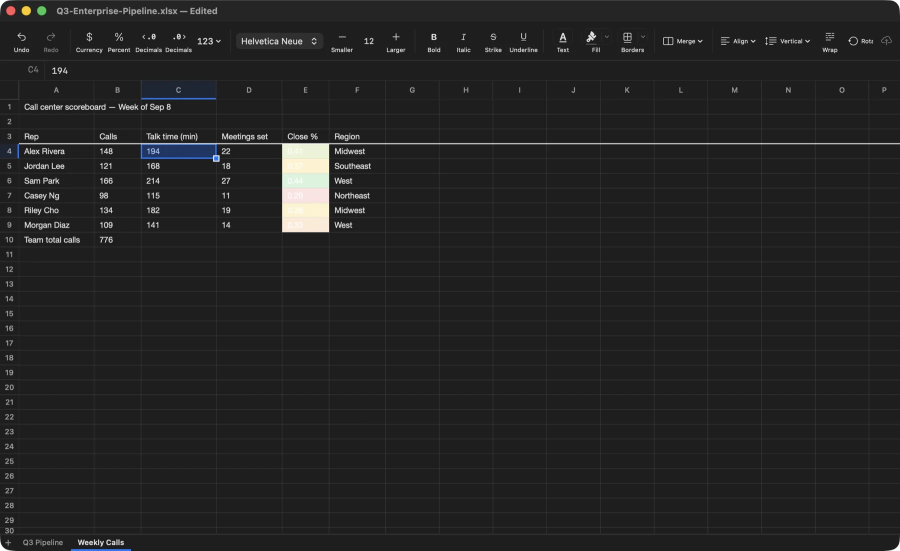
#> input picture web/images/feature-calls.webp, 1800 x 1101 px (shown at 1/2 size)
$ python compose.py ../../web/images/feature-calls.webp out.png
#> lines starting #> are read from the running program, lines starting #| are printed output that depends on the picture
"""Puts a window capture on a dark backdrop at 2880 x 1800, RGB, no alpha.

Capture the window without its shadow (`screencapture -o -l WINDOW_ID raw.png`), then:

    /usr/bin/python3 compose.py RAW.png OUT.png

The test window sits behind other windows while it is captured, so its close, minimize and
zoom buttons are grey. They are drawn in their normal colors, and a soft shadow is added.
"""

import sys

from PIL import Image, ImageDraw, ImageFilter

W, H = 2880, 1800
MARGIN = 110
# Button circles in a 2x capture: 28 px across, centers 46 px apart, top at 18 px.
BUTTONS = [
    ((255, 95, 87), (224, 68, 62)),
    ((254, 188, 46), (222, 161, 35)),
    ((40, 200, 64), (26, 171, 41)),
]


def paint_buttons(win: Image.Image) -> None:
    ss = 4
    for i, (fill, edge) in enumerate(BUTTONS):
        x0, y0, d = 18 + 46 * i, 18, 28
        patch = Image.new("RGBA", (d * ss, d * ss), (0, 0, 0, 0))
        draw = ImageDraw.Draw(patch)
        draw.ellipse((0, 0, d * ss - 1, d * ss - 1), fill=edge)
        draw.ellipse((ss, ss, d * ss - 1 - ss, d * ss - 1 - ss), fill=fill)
        patch = patch.resize((d, d), Image.LANCZOS)
        # Clear the grey circle first so its edge does not show around the new one.
        bg = win.getpixel((x0 + d + 6, y0 + d // 2))
        ImageDraw.Draw(win).ellipse((x0 - 1, y0 - 1, x0 + d, y0 + d), fill=bg)
        win.alpha_composite(patch, (x0, y0))


def main() -> None:
    win = Image.open(sys.argv[1]).convert("RGBA")
#> win is the input picture: PIL image 1800x1101 RGBA; mean R, G, B, A 35.3, 35.4, 35.4, 254.9
    # With Settings in front, the document window's buttons are grey, as on a real Mac.
    if "--keep-buttons" not in sys.argv:
        paint_buttons(win)
#> the loop in paint_buttons, `for i, (fill, edge) in enumerate(BUTTONS):` made 3 passes
#> bg on passes 1 to 3: (42, 38, 19, 255), (37, 37, 37, 255), (37, 37, 37, 255)
#> pass 1, in paint_buttons, `patch = patch.resize((d, d), Image.LANCZOS)`:
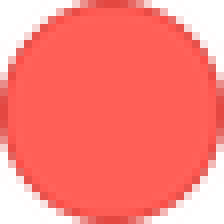
#> patch: PIL image 28x28 RGBA (shown 8 times larger); mean R, G, B, A 220.3, 80, 73.1, 199.8; transparent parts drawn white
#> pass 3, in paint_buttons, `patch = patch.resize((d, d), Image.LANCZOS)`:
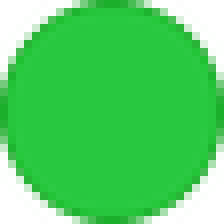
#> patch: PIL image 28x28 RGBA (shown 8 times larger); mean R, G, B, A 31.6, 172, 50.8, 199.8; transparent parts drawn white

    canvas = Image.new("RGB", (W, H))
#> canvas: PIL image 2880x1800 RGB; every value is 0
    top, bottom = (17, 20, 26), (27, 31, 39)
    for y in range(H):
        t = y / (H - 1)
        canvas.paste(tuple(round(a + (b - a) * t) for a, b in zip(top, bottom)), (0, y, W, y + 1))
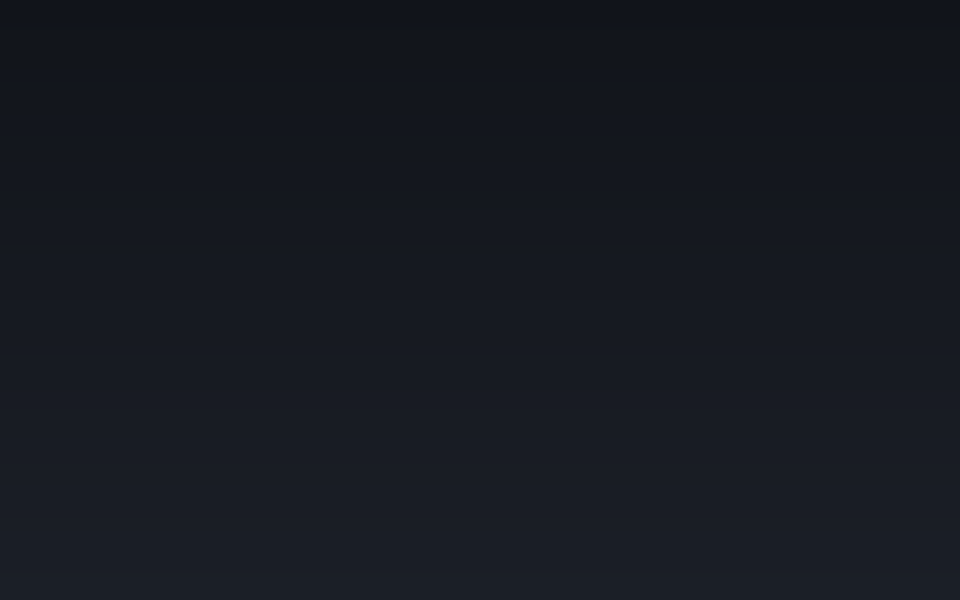
#> canvas: PIL image 2880x1800 RGB (shown at 1/3 size); mean R, G, B 22, 25.5, 32.5

    scale = min((W - 2 * MARGIN) / win.width, (H - 2 * MARGIN) / win.height)
#> scale = 1.44
    win = win.resize((round(win.width * scale), round(win.height * scale)), Image.LANCZOS)
#> win: PIL image 2583x1580 RGBA
    x, y = (W - win.width) // 2, (H - win.height) // 2
#> x = 148; y = 110

    shadow = Image.new("RGBA", (W, H), (0, 0, 0, 0))
#> shadow: PIL image 2880x1800 RGBA; every value is 0
    alpha = win.getchannel("A").point(lambda a: a * 0.55)
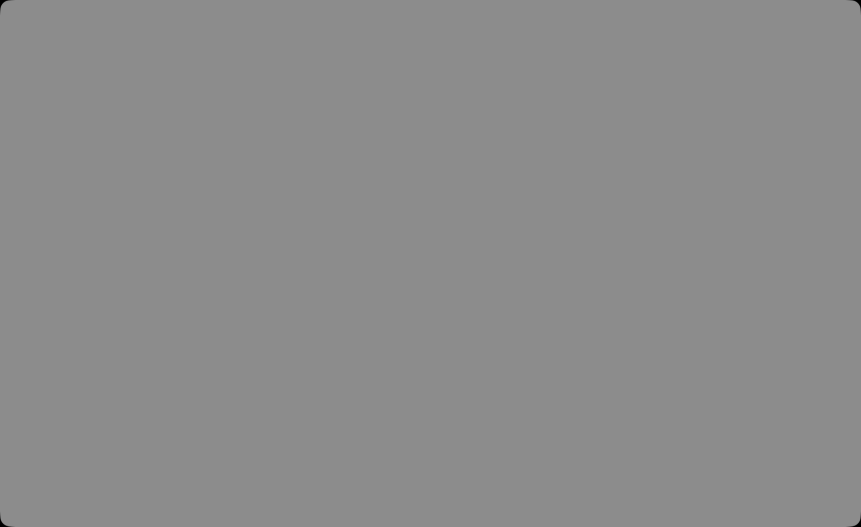
#> alpha: PIL image 2583x1580 L (shown at 1/3 size); min 0, max 140, mean 140
    shadow.paste((0, 0, 0, 255), (x, y + 24), alpha)
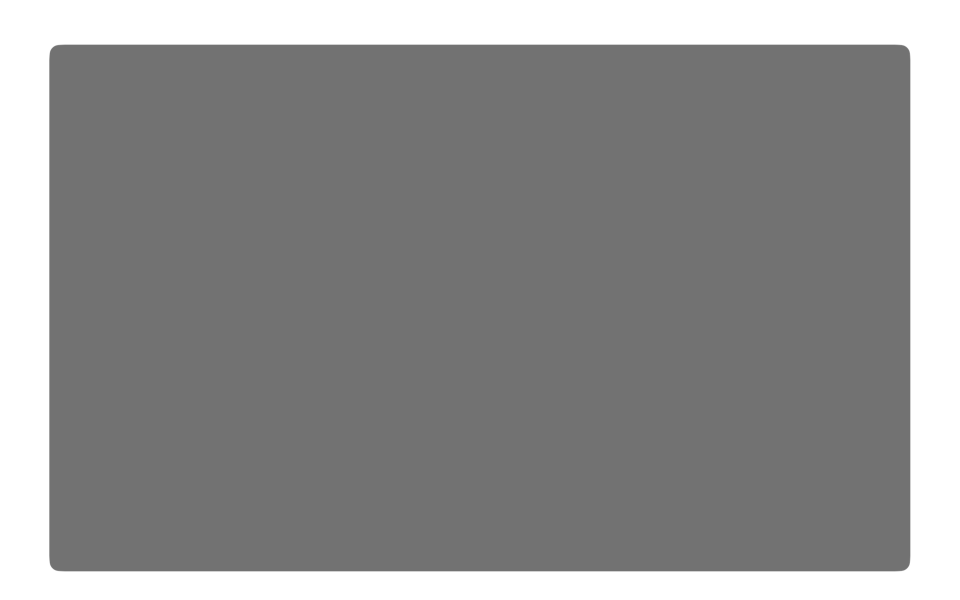
#> shadow: PIL image 2880x1800 RGBA (shown at 1/3 size); mean R, G, B, A 0, 0, 0, 110.2; transparent parts drawn white
    shadow = shadow.filter(ImageFilter.GaussianBlur(40))
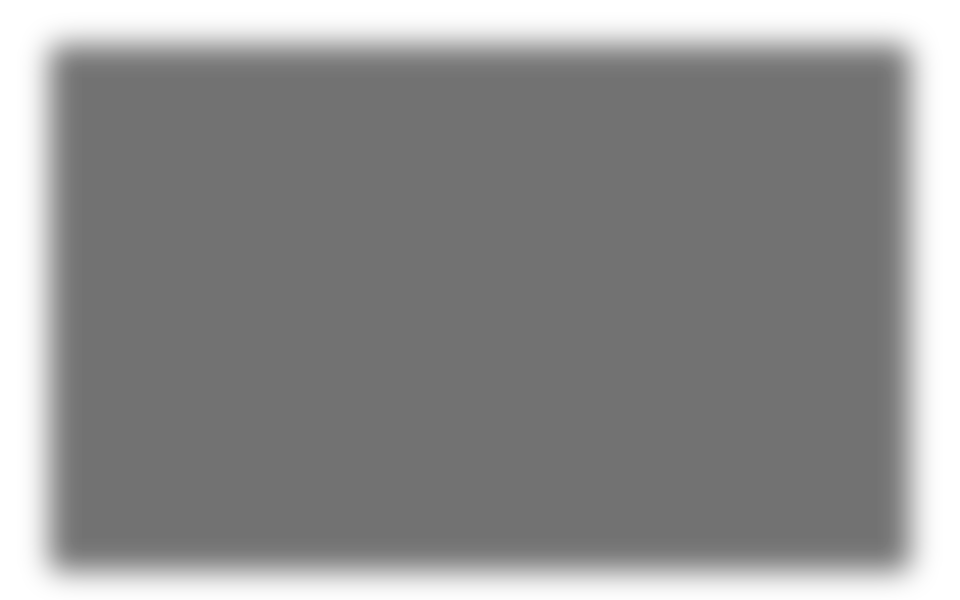
#> shadow: PIL image 2880x1800 RGBA (shown at 1/3 size); mean R, G, B, A 0, 0, 0, 110.2; transparent parts drawn white
    canvas.paste(shadow, (0, 0), shadow)
    canvas.paste(win, (x, y), win)
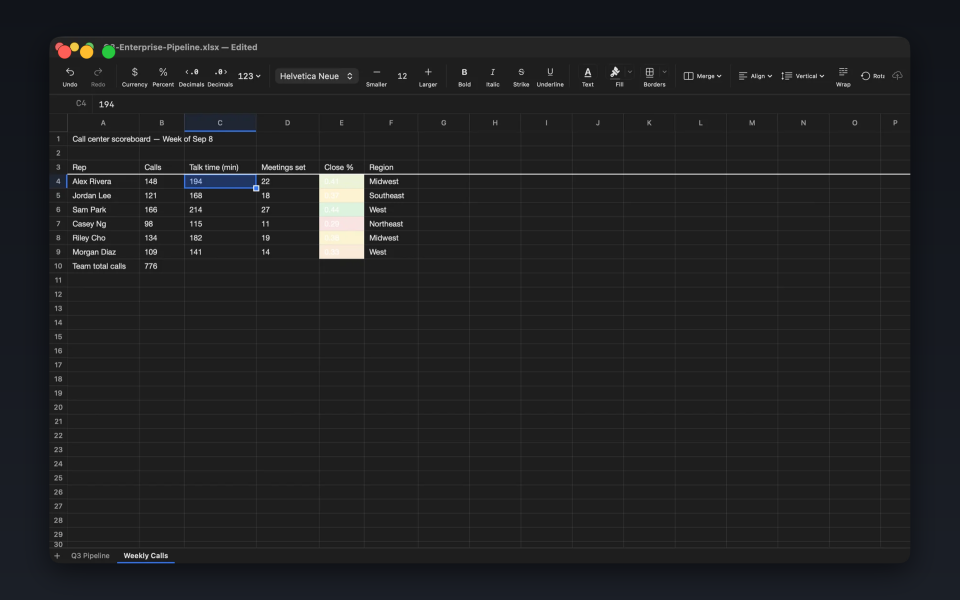
#> canvas: PIL image 2880x1800 RGB (shown at 1/3 size); mean R, G, B 32.2, 32.9, 34.2
    canvas.save(sys.argv[2], optimize=True)
    print(sys.argv[2], canvas.size, canvas.mode)
#| out.png (2880, 1800) RGB


if __name__ == "__main__":
    main()

$ run again, on web/images/weekly-calls.webp
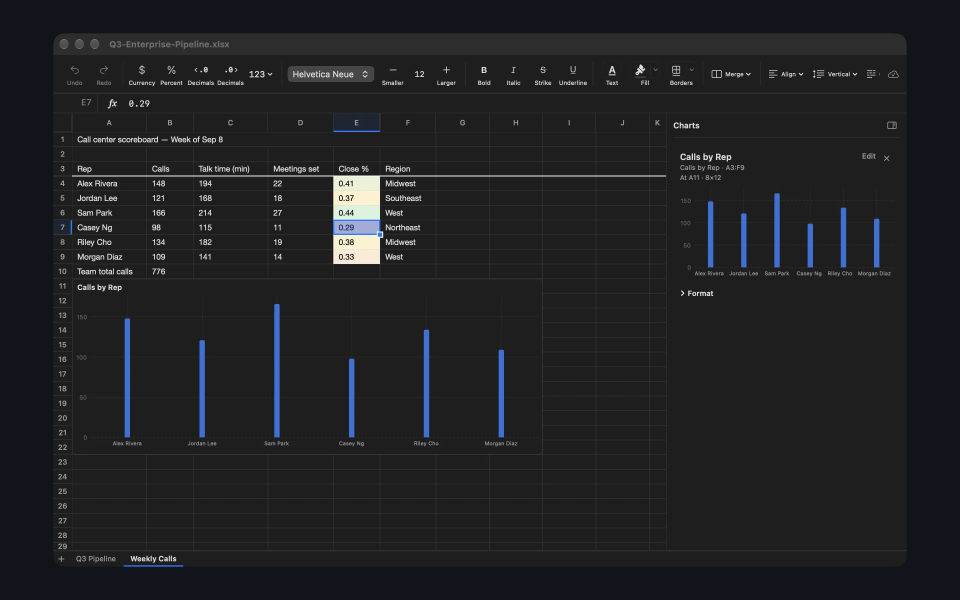
#> input picture web/images/weekly-calls.webp, 2880 x 1800 px (shown at 1/3 size)
#> alpha: PIL image 2528x1580 L; every value is 140
#> in main, `shadow = shadow.filter(ImageFilter.GaussianBlur(40))`:
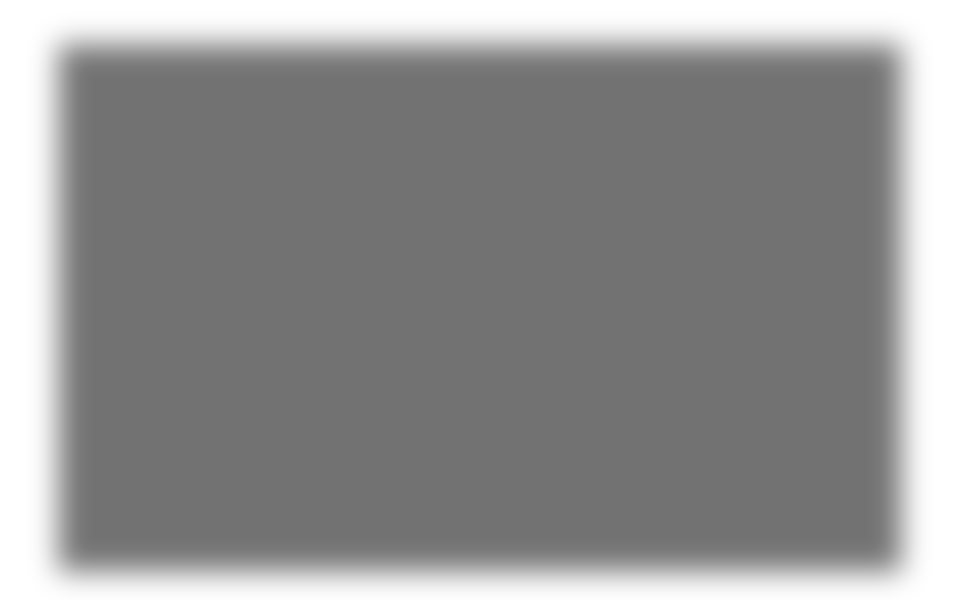
#> shadow: PIL image 2880x1800 RGBA (shown at 1/3 size); mean R, G, B, A 0, 0, 0, 107.9; transparent parts drawn white
#> in main, `canvas.paste(win, (x, y), win)`:
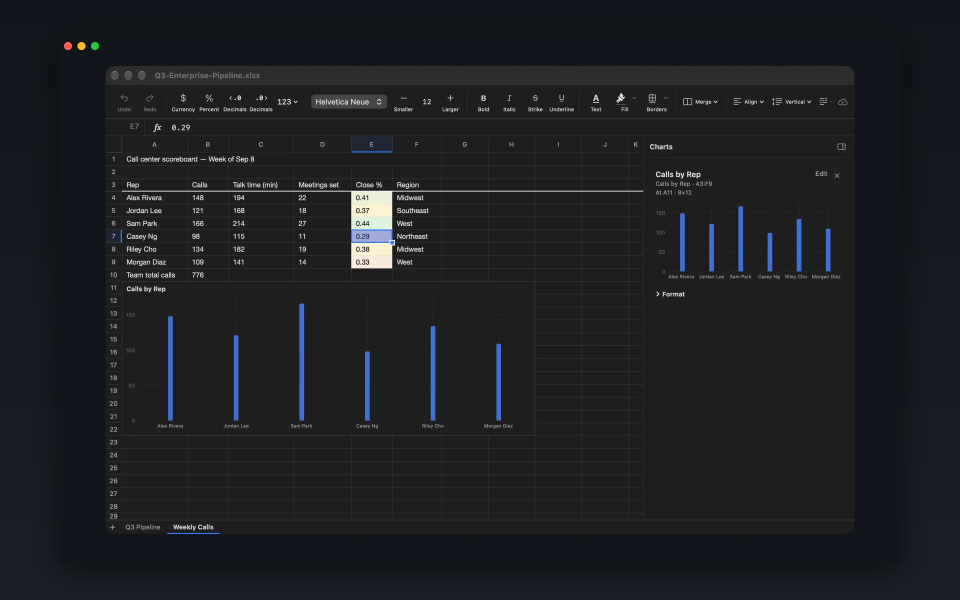
#> canvas: PIL image 2880x1800 RGB (shown at 1/3 size); mean R, G, B 29.3, 30.9, 34
#| out.png (2880, 1800) RGB
